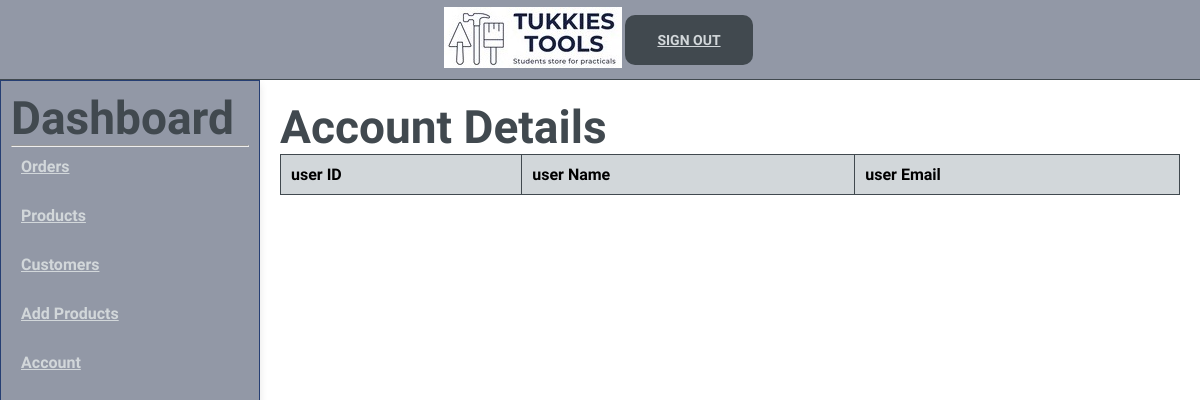
Before: /admin/customers.php (signed in) with the older database file.
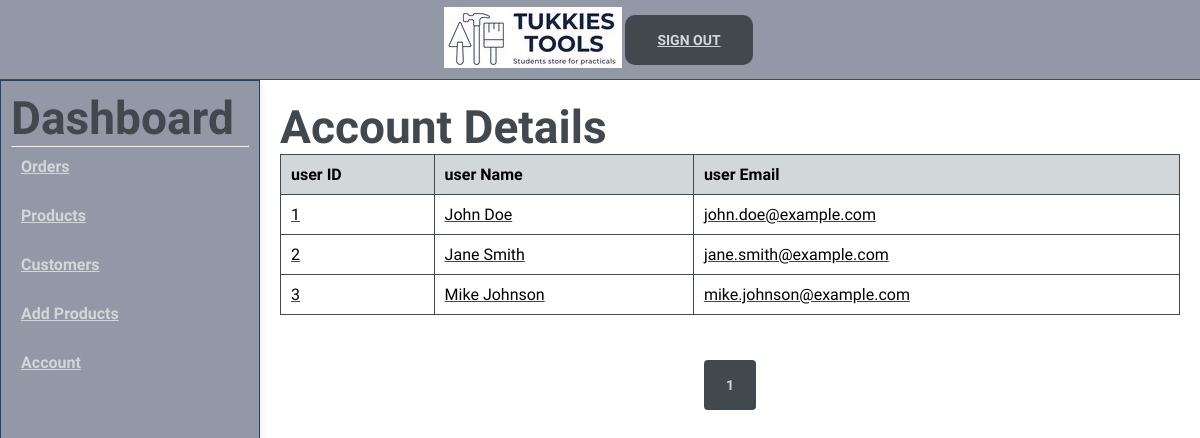
After: the same page with the newer database file.
### tables this page shows
CREATE TABLE IF NOT EXISTS `users` (
    `user_id` int(11) NOT NUll AUTO_INCREMENT, 
    `user_name` varchar(100) NOT NUll,
    `user_email` varchar(100) NOT NUll,
    `user_password` varchar(100) NOT NUll,
    PRIMARY KEY (`user_id`),
    UNIQUE KEY `UX_CONSTRAINT` (`user_email`)
);

### admin/customers.php (the view, shortened to what this page needs)
<?php
include('admin_header.php');
$page_no = isset($_GET['page_no']) && $_GET['page_no'] != "" ? $_GET['page_no'] : 1;
$total_records_per_page = 10;
$offset = ($page_no - 1) * $total_records_per_page;
$stmt1 = $conn->prepare("SELECT COUNT(*) AS total_records FROM users");
$stmt1->execute();
$stmt1->bind_result($total_records);
$total_no_of_pages = ceil($total_records / $total_records_per_page);
$stmt2 = $conn->prepare("SELECT * FROM users LIMIT ?, ?");
$stmt2->bind_param("ii", $offset, $total_records_per_page);
$stmt2->execute();
$customer = $stmt2->get_result();
?>
<body>
    <div class="admin-container">
        <aside class="sidebar">
            <?php include('navbar.php'); ?>
        </aside>
        <main class="main-content">
            <section id="order-table">
                <h2>Account Details</h2>
                <table>
                    <thead>
                        <tr>
                            <th>user ID</th>
                            <th>user Name</th>
                            <th>user Email</th>
                        </tr>
                    </thead>
                    <tbody>
                         <?php foreach($customer as $cust) { ?>
                        <tr>
                            <td><?php echo $cust['user_id']; ?></td>
                            <td><?php echo $cust['user_name']; ?></td>
                            <td><?php echo $cust['user_email']; ?></td>
                           <?php } ?>
                    </tbody>
                </table>
            </section>
            <section id="pagination" class="section-p1">
                <?php
                    $adjacents = 2;
                    $start = ($page_no > $adjacents) ? $page_no - $adjacents : 1;
                    $end = ($page_no + $adjacents < $total_no_of_pages) ? $page_no + $adjacents : $total_no_of_pages;
                    for ($i = $start; $i <= $end; $i++) {
                        if ($i == $page_no) {
                            echo "<a class='btn active' href='?page_no=$i'>$i</a>";
                        } else {
                            echo "<a class='btn' href='?page_no=$i'>$i</a>";
                        }
                    }
                ?>
            </section>
        </main>
    </div>
</body>
</html>

### admin/admin_header.php (shortened to what this page needs)
<!DOCTYPE html>
<html lang="en">
<head>
    <link rel="stylesheet" href="../assets/css/prop2.css">
    <link rel="stylesheet" href="../assets/css/prop2media.css">
</head>
<section id="header">
    <a href="#"><img src= "../assets/images/website-assets/logo.png" class="logo" alt=""></a>
    <?php if(isset($_SESSION['admin_logged_in'])) { ?>
    <a class="btn" href="admin_logout.php?logout=1">Sign Out</a>
    <?php } ?>
</section>

### admin/navbar.php
<h2>Dashboard</h2>
<hr style="color: white">
<ul>
    <li><a href="dashboard.php">Orders</a></li>
    <li><a href="products.php">Products</a></li>
    <li><a href="customers.php">Customers</a></li>
    <li><a href="create_product.php">Add Products</a></li>
    <li><a href="account.php">Account</a></li>
</ul>

### assets/css/prop2.css (style rules this page uses)
* { margin: 0; padding: 0; box-sizing: border-box; font-family: 'Chakra Petch', sans-serif; }
h1, h2, h4, p, span { color: #41494f; }
h2 { font-size: 46px; line-height: 54px; }
html { background-color: #9298A6; }
body { min-height: 100vh; display: flex; flex-direction: column; width: 100%; }
.section-p1 { padding: 40px 80px; }
.btn { text-transform: uppercase; font-size: 14px; font-weight: 600; padding: 15px 30px; color: #d2d7da; background-color: #41494f; border-radius: 10px; cursor: pointer; outline: none; border: 2px solid transparent; position: relative; overflow: hidden; transition: color 0.4s, border-color 0.4s; margin: 3px; text-align: center; z-index: 50; }
.btn::before, .btn::after { content: ""; position: absolute; width: 100%; height: 2px; background-color: #d2d7da; transition: transform 0.8s, opacity 0.8s; z-index: 51; }
.btn::before { top: 0; left: 50%; transform: translateX(-50%) scaleX(0); z-index: 51; }
.btn::after { bottom: 0; left: 50%; transform: translateX(-50%) scaleX(0); z-index: 51; }
#header { display: flex; align-items: center; justify-content: center; background: #9298A6; position: sticky; top: 0; left: 0; height: 5rem; padding: 10px 20px; z-index: 999; border-bottom: 1px solid #41494f; }
aside { float: left; position: sticky; top: 100px; width: 250px; margin-right: 20px; padding: 20px; background-color: #9298A6; border: 1px solid #263F73; border-radius: 40px; box-shadow: 0 4px 8px rgba(0, 0, 0, 0.1); }
aside p, aside a { font-weight: bold; margin-bottom: 10px; }
aside a { color: #d2d7da; padding: 10px; margin-bottom: 10px; display: block; }
#pagination { text-align: center; }
#pagination a { text-decoration: none; padding: 15px 20px; border-radius: 4px; font-weight: 600; }
#order-table, #orders-details { display:flexbox; }
#order-table th, #order-table td, #orders-details th, #orders-details td { border: 1px solid #41494f; padding: 10px; text-align: left; }
#order-table th, #orders-details th { background-color: #d2d7da; }
#order-table td, #orders-details td { text-decoration: underline #41494f; }
.admin-container { display: flex; height: 100vh; }
.sidebar { width: 260px; top: 0; border-radius: 0; padding: 10px; margin-right: 0; background-color: #9298A6; position: sticky; }
.main-content { flex-grow: 1; padding: 20px; background-color: #fff; }
#order-table { margin-bottom: 20px; }
table { width: 100%; border-collapse: collapse; }
table, th, td { border: 1px solid #ddd; }
th, td { padding: 8px; text-align: left; }
th { background-color: #f2f2f2; }

Changed rows visible on the page:
added users: user_id "1", user_name "John Doe", user_email "john.doe@example.com"
added users: user_id "2", user_name "Jane Smith", user_email "jane.smith@example.com"
added users: user_id "3", user_name "Mike Johnson", user_email "mike.johnson@example.com"
Other visible differences:
new list line: "1"
